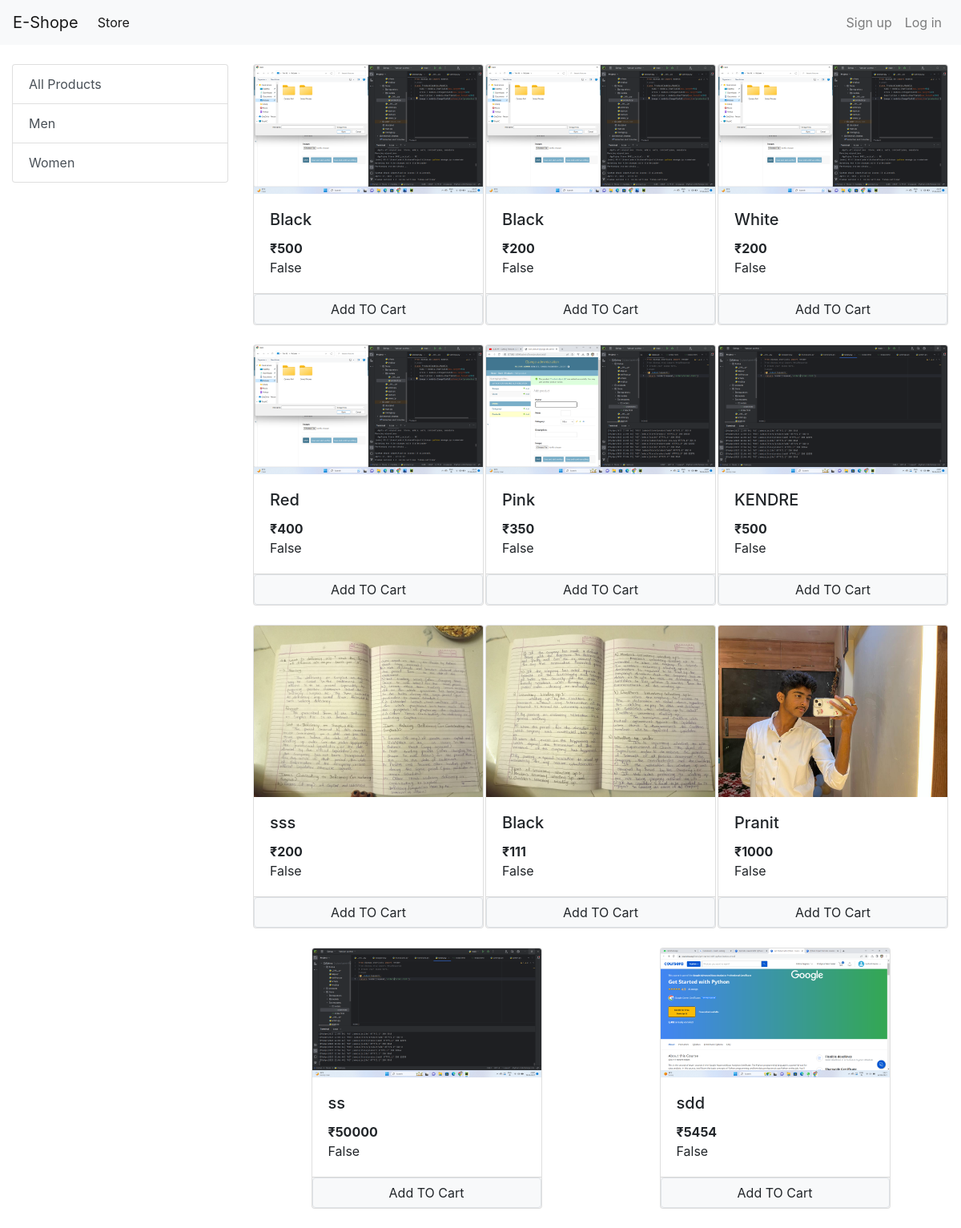
The page / on the database its author committed.
### Store/models/category.py (models this page shows, shortened)
class Category(models.Model):
    name  = models.CharField(max_length=100)
    @staticmethod
    def get_all_categories():
        return  Category.objects.all()

### Store/models/product.py (models this page shows, shortened)
class Product(models.Model):
    name = models.CharField(max_length=50)
    price = models.IntegerField(max_length=20)
    category=models.ForeignKey(Category,on_delete=models.CASCADE,default=1)
    description = models.CharField(max_length=200)
    image = models.ImageField(upload_to='upload/products/')
    @staticmethod
    def get_all_products():
        return Product.objects.all()

### Store/views/home.py (the view, shortened to what this page needs)
# urls.py: path('', Index.as_view(), name='homepage'),
class Index(View):
    def get(self,request ):
        products = None
        cart = request.session.get('cart')
        if not cart:
            request.session['cart']={}
        categories = Category.get_all_categories()
        categoryID = request.GET.get('category')
        if categoryID:
            products = Product.get_all_product_by_categoryid(categoryID)
        else:
            products = Product.get_all_products();
        data = {}
        data['products'] = products
        data['categories'] = categories
        print('You are : ', request.session.get('email'))
        return render(request, 'index.html', data)

### Store/templatetags/cart.py (called while the page is built)
@register.filter(name='is_in_cart')
def is_in_cart(product,cart):
    keys = cart.keys()
    for id in keys:
        if int(id) == product.id:
            return True
    return False;

### Store/templatetags/custom_filter.py (called while the page is built)
@register.filter(name='currency')
def currency(number):
    return "₹"+ str(number)

### Store/templates/index.html (shortened to what this page needs)
 {% extends 'base.html' %}
 {% block content %}
 {% load cart %}
 {% load custom_filter %}
 <div class="container-fluid mt-4 ">
 <div class="row">
   <div class="col-lg-3 mx-auto">
     <div class="list-group">
      <a href="/" class="list-group-item list-group-item-action ">All Products</a>
      {% for category in categories %}
      <a href="/?category={{category.id}}" class="list-group-item list-group-item-action ">{{category.name}}</a>
      {% endfor %}
    </div>
  </div>
  <div id="product " class="col-lg-9 mx-auto ">
    <div class="row mx-auto ">
      {% for product in products %}
      <div class="card mx-auto mb-4" id ={{product.id}} style="width: 18rem;">
       <img src="{{product.image.url}}" class="card-img-top" alt="...">
       <div class="card-body">
         <h5 class="card-title">{{product.name}}</h5>
         <p class="card-text"><b>{{product.price|currency}}</b></p>
         {{product | is_in_cart:request.session.cart }}
        </div>
         <div class="card-footer p-0 ">
          {% if product|is_in_cart:request.session.cart %}
          <div class="row no-gutters" >
            <form action="/#{{product.id}}" class="col-2" method="post">
              {% csrf_token %}
              <input hidden type="text" name ='product'  value='{{product.id}}'>
              <input hidden type="text" name ='remove'  value='True'>
              <input type="submit" value=" - " class=" btn btn-block btn-secondary">
             </form>
          <div class="text-center col ">{{product|cart_quantity:request.session.cart}} in Cart</div>
           <form action="/#{{product.id}}" class="col-2" method="post">
            {% csrf_token %}
            <input hidden type="text" name ='product'  value='{{product.id}}'>
            <input type="submit" value=" + " class=" btn btn-block btn-secondary">
           </form>
          </div>
          {% else %}
          <form action="/#{{product.id}}" method="POST" class="btn-block">
             <input type="submit" class="float-right btn-block btn btn-light border" value=' Add TO Cart '>
           </form>
           {% endif %}
         </div>
       </div>
       {% endfor %}
       {% endblock %}

### Store/templates/base.html (shortened to what this page needs)
<!doctype html>
<html lang="en">
  <head>
    <link rel="stylesheet" href="https://cdn.jsdelivr.net/npm/bootstrap@4.3.1/dist/css/bootstrap.min.css">
  </head>
  <body>
  <nav class="navbar navbar-expand-lg navbar-light bg-light">
  <a class="navbar-brand" href="/">E-Shope</a>
  <div class="collapse navbar-collapse" id="navbarSupportedContent">
    <ul class="navbar-nav mr-auto">
      <li class="nav-item active">
        <a class="nav-link" href="#">Store <span class="sr-only">(current)</span></a>
      </li>
    </ul>
    <ul class=" navbar-nav my-2 my-lg-0 ">
      {% if request.session.customer %}
      <li>
      <a class="nav-link" href="/cart">Cart
        <span class="badge badge-info">{{request.session.cart.keys|length}}</span>
        <span class="sr-only">(current)</span></a>
    </li>
    <li>
      <a class="nav-link" href="/orders"> Order  <span class="sr-only">(current)</span></a>
    </li>
      <li class="nav-item ">
        <a class="nav-link" href="/logout">Log Out  <span class="sr-only">(current)</span></a>
      </li>
      {% else %}
      <li>
      <li class="nav-item ">
        <a class="nav-link" href="/signup">Sign up <span class="sr-only">(current)</span></a>
      </li>
      <li class="nav-item ">
        <a class="nav-link" href="/login">Log in  <span class="sr-only">(current)</span></a>
      </li>
      {% endif %}
    </ul>
  </div>
</nav>
{% block content %}
{% endblock %}
  </body>
</html>

### rows shown on the page
Category: name "Men"
Category: name "Women"
Product: {{ product.id }} 1 (drawn), image (picture), name "Black", price "₹500", session "False"
Product: image (picture), name "Black", price "₹200", session "False"
Product: image (picture), name "White", price "₹200", session "False"
Product: image (picture), name "Red", price "₹400", session "False"
Product: image (picture), name "Pink", price "₹350", session "False"
Product: image (picture), name "KENDRE", price "₹500", session "False"
Product: image (picture), name "sss", price "₹200", session "False"
Product: image (picture), name "Black", price "₹111", session "False"
Product: image (picture), name "Pranit", price "₹1000", session "False"
Product: image (picture), name "ss", price "₹50000", session "False"
Product: image (picture), name "sdd", price "₹5454", session "False"
